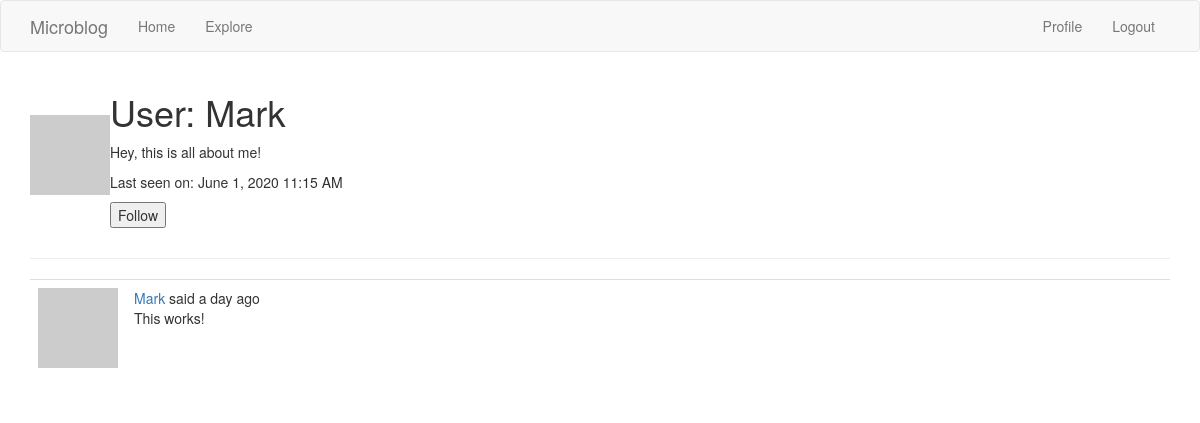
The page /user/Mark (signed in) on the database its author committed.
### app/models.py (models this page shows, shortened)
class User(UserMixin, db.Model):
    id = db.Column(db.Integer, primary_key=True)
    username = db.Column(db.String(64), index=True, unique=True)
    email = db.Column(db.String(120), index=True, unique=True)
    password_hash = db.Column(db.String(128))
    posts = db.relationship('Post', backref='author', lazy='dynamic')
    about_me = db.Column(db.String(140))
    last_seen = db.Column(db.DateTime, default=datetime.utcnow)
    followed = db.relationship(
        'User', secondary=followers,
        primaryjoin=(followers.c.follower_id == id),
        secondaryjoin=(followers.c.followed_id == id),
        backref=db.backref('followers', lazy='dynamic'), lazy='dynamic')
    def avatar(self, size):
        digest = md5(self.email.lower().encode('utf-8')).hexdigest()
        return 'https://www.gravatar.com/avatar/{}?d=identicon&s={}'.format(digest, size)
    def is_following(self, user):
        return self.followed.filter(followers.c.followed_id == user.id).count() > 0

class Post(db.Model):
    id = db.Column(db.Integer, primary_key=True)
    body = db.Column(db.String(140))
    timestamp = db.Column(db.DateTime, index=True, default=datetime.utcnow)
    user_id = db.Column(db.Integer, db.ForeignKey('user.id'))

### app/routes.py (the view)
@app.route('/user/<username>')
@login_required
def user(username):
    user = User.query.filter_by(username=username).first_or_404()
    page = request.args.get('page', 1, type=int)
    posts = user.posts.order_by(Post.timestamp.desc()).paginate(
        page, app.config['POSTS_PER_PAGE'], False)
    next_url = url_for('user', username=user.username, page=posts.next_num) \
        if posts.has_next else None
    prev_url = url_for('user', username=user.username, page=posts.prev_num) \
        if posts.has_prev else None
    form = EmptyForm()
    return render_template('user.html', user=user, posts=posts.items,
                           next_url=next_url, prev_url=prev_url, form=form)

### app/forms.py
class EmptyForm(FlaskForm):
    submit = SubmitField('Submit')

### app/models.py (called while the page is built)
@login.user_loader
def load_user(id):
    return User.query.get(int(id))

### app/routes.py (called while the page is built)
@app.before_request
def before_request():
    if current_user.is_authenticated:
        current_user.last_seen = datetime.utcnow()
        db.session.commit()

### app/templates/user.html (shortened to what this page needs)
{% extends "base.html" %}
{% block app_content %}
    <table>
        <tr valign=""top">
            <td><img src="{{ user.avatar(128) }}"</td>
             <td>
                 <h1>User: {{ user.username }}</h1>
                {% if user.about_me %}<p>{{ user.about_me }}</p>{% endif %}
                {% if user.last_seen %}
                <p>Last seen on: {{ moment(user.last_seen).format('LLL') }}</p>
                {% endif %}
                 {% if user == current_user %}
                 <p><a href="{{ url_for('edit_profile') }}">Edit your profile</a></p>
                 {% elif not current_user.is_following(user) %}
        <p>
            <form action="{{ url_for('follow', username=user.username) }}" method="post">
                {{ form.submit(value='Follow') }}
            </form>
        </p>
        {% endif %}
             </td>
        </tr>
    </table>
    <hr>
    {% for post in posts %}
        {% include '_post.html' %}
    {% endfor %}
{% endblock %}

### app/templates/_post.html
<table class="table table-hover">
        <tr>
            <td width="70px">
                <a href="{{ url_for('user', username=post.author.username) }}">
                    <img src="{{ post.author.avatar(70) }}" />
                </a>
            </td>
            <td>
                <a href="{{ url_for('user', username=post.author.username) }}">
                    {{ post.author.username }}
                </a>
                said {{ moment(post.timestamp).fromNow() }}
                <br>
                {{ post.body }}
            </td>
        </tr>
    </table>

### rows shown on the page
User: username "Mark", about_me "Hey, this is all about me!", last_seen "June 1, 2020 11:15 AM"
Post: author.username "Mark", timestamp "a day ago", body "This works!"
